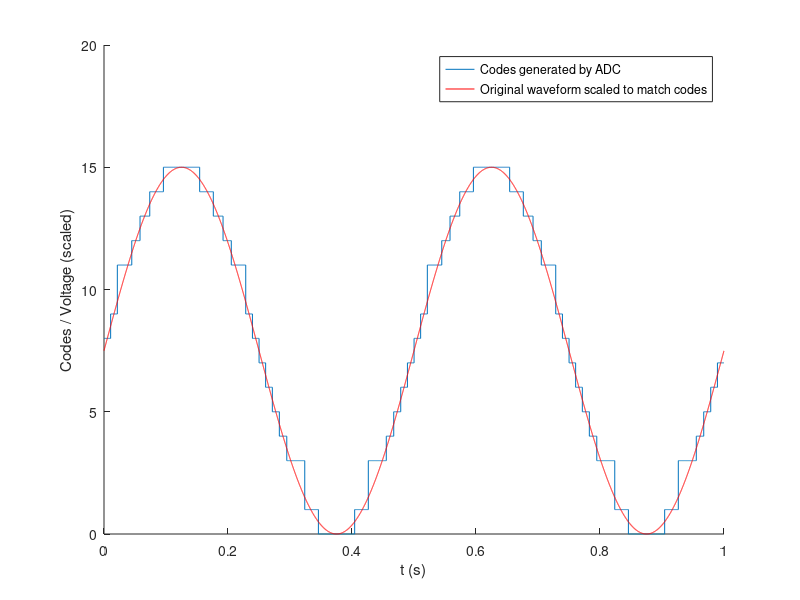

Write the MATLAB code that produced this figure. (Note: this script raises an error after producing the figure.)
%% Integral Non Linearity of ADC
% Example for algorithm INL
%
% INL is an algorithm for estimating Integral Non-Linearity of an ADC. ADC has
% to sample sinewave, ADC codes are required.
%
% See also 'Virosztek, T., Pálfi V., Renczes B., Kollár I., Balogh L., Sárhegyi
% A., Márkus J., Bilau Z. T., ADCTest project site: http://www.mit.bme.hu/projects/adctest 2000-2014';

%% Generate sample data
% Suppose a sine wave of nominal frequency 10 Hz and nominal amplitude 1 V is
% sampled by ADC with bit resolution of 4. First quantities |t| with time of
% samples and quantity |bits| with number of bits are prepared and put into
% input data structure |DI|.
DI = [];
DI.t.v=[0:1/1e4:1-1/1e4];
DI.bits.v = 4;
%%
% Waveform is constructed.
Anom = 1; fnom = 2; phnom = 0;
wvfrm = Anom*sin(2*pi*fnom*DI.t.v + phnom);
%%
% Next code values are calculated. It is simulated by quantization and scaling
% of the sampled waveform. In real measurement code values can be obtained
% directly from the ADC. Suppose ADC range is -1..1.
codes = wvfrm;
rmin = -1; rmax = 1;
levels = 2.^DI.bits.v - 1;
codes(codes<rmin) = rmin;
codes(codes>rmax) = rmax;
codes = round((codes-rmin)./2.*levels);
%%
% Now lets introduce ADC error. Instead of generating code 2 ADC erroneously generates
% code 3 and instead of 10 it generates 11.
codes(codes==2) = 3;
codes(codes==10) = 11;
codes = codes + min(codes);
%%
% Create quantity |codes| and plot a figure with sampled sine wave and codes.
DI.codes.v = codes;
figure
%plot(t, (y+1).*1/2.*levels, t, codes);
hold on
stairs(DI.t.v, codes);
wvfrm = (wvfrm + Anom).*levels./2;
plot(DI.t.v, wvfrm, '-r');
xlabel('t (s)')
ylabel('Codes / Voltage (scaled)');
legend('Codes generated by ADC','Original waveform scaled to match codes');
hold off

%% Call algorithm 
% Apply INL algorithm to the input data |DI|.
DO = qwtb('INL', DI);

%%
% Plot results of integral non-linearity. One can clearly observe defects on codes 3 and
% 11.
figure
plot(DO.INL.v, '-x');
xlabel('Code value')
ylabel('INL')
